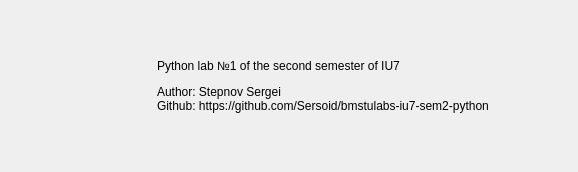
<?xml version="1.0" encoding="UTF-8"?>
<ui version="4.0">
 <class>mainWindow</class>
 <widget class="QMainWindow" name="mainWindow">
  <property name="geometry">
   <rect>
    <x>0</x>
    <y>0</y>
    <width>578</width>
    <height>172</height>
   </rect>
  </property>
  <property name="minimumSize">
   <size>
    <width>578</width>
    <height>172</height>
   </size>
  </property>
  <property name="maximumSize">
   <size>
    <width>578</width>
    <height>172</height>
   </size>
  </property>
  <property name="windowTitle">
   <string>About</string>
  </property>
  <property name="windowIcon">
   <iconset>
    <normaloff>logo.png</normaloff>logo.png</iconset>
  </property>
  <widget class="QWidget" name="mainWidget">
   <layout class="QGridLayout" name="gridLayout">
    <item row="1" column="1">
     <widget class="QLabel" name="labelLogo">
      <property name="minimumSize">
       <size>
        <width>128</width>
        <height>128</height>
       </size>
      </property>
      <property name="maximumSize">
       <size>
        <width>128</width>
        <height>128</height>
       </size>
      </property>
      <property name="text">
       <string/>
      </property>
      <property name="scaledContents">
       <bool>true</bool>
      </property>
     </widget>
    </item>
    <item row="1" column="2">
     <widget class="QLabel" name="labelAbout">
      <property name="minimumSize">
       <size>
        <width>400</width>
        <height>128</height>
       </size>
      </property>
      <property name="maximumSize">
       <size>
        <width>400</width>
        <height>128</height>
       </size>
      </property>
      <property name="text">
       <string>&lt;html&gt;
    &lt;head&gt;
    &lt;/head&gt;
    &lt;body&gt;
        &lt;p&gt;Python lab №1 of the second semester of IU7&lt;/p&gt;
        Author: Stepnov Sergei
        &lt;br&gt;
        Github: https://github.com/Sersoid/bmstulabs-iu7-sem2-python
    &lt;/body&gt;
&lt;/html&gt;</string>
      </property>
      <property name="textFormat">
       <enum>Qt::AutoText</enum>
      </property>
      <property name="scaledContents">
       <bool>false</bool>
      </property>
     </widget>
    </item>
    <item row="1" column="0">
     <spacer name="horizontalSpacer">
      <property name="orientation">
       <enum>Qt::Horizontal</enum>
      </property>
      <property name="sizeType">
       <enum>QSizePolicy::Fixed</enum>
      </property>
      <property name="sizeHint" stdset="0">
       <size>
        <width>10</width>
        <height>0</height>
       </size>
      </property>
     </spacer>
    </item>
    <item row="2" column="1" colspan="2">
     <spacer name="verticalSpacer">
      <property name="orientation">
       <enum>Qt::Vertical</enum>
      </property>
      <property name="sizeType">
       <enum>QSizePolicy::Fixed</enum>
      </property>
      <property name="sizeHint" stdset="0">
       <size>
        <width>0</width>
        <height>10</height>
       </size>
      </property>
     </spacer>
    </item>
    <item row="0" column="1" colspan="2">
     <spacer name="verticalSpacer_2">
      <property name="orientation">
       <enum>Qt::Vertical</enum>
      </property>
      <property name="sizeType">
       <enum>QSizePolicy::Fixed</enum>
      </property>
      <property name="sizeHint" stdset="0">
       <size>
        <width>0</width>
        <height>10</height>
       </size>
      </property>
     </spacer>
    </item>
    <item row="1" column="3">
     <spacer name="horizontalSpacer_2">
      <property name="orientation">
       <enum>Qt::Horizontal</enum>
      </property>
      <property name="sizeType">
       <enum>QSizePolicy::Fixed</enum>
      </property>
      <property name="sizeHint" stdset="0">
       <size>
        <width>10</width>
        <height>0</height>
       </size>
      </property>
     </spacer>
    </item>
   </layout>
  </widget>
 </widget>
 <resources/>
 <connections/>
</ui>
